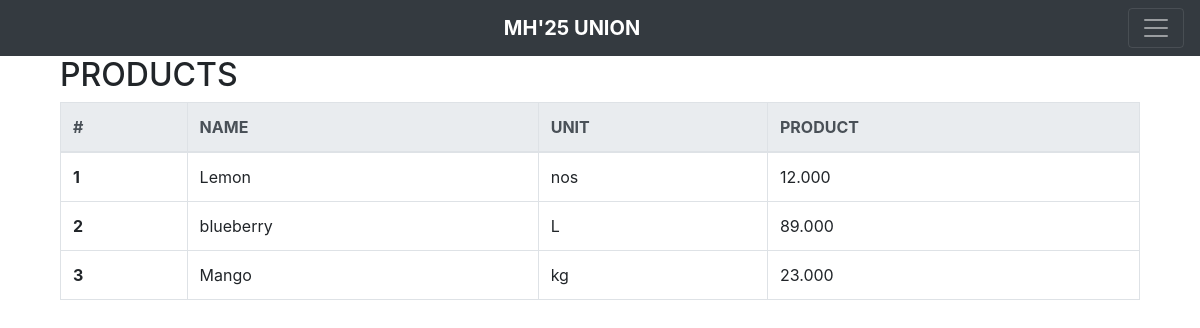
The app's page /, older data.
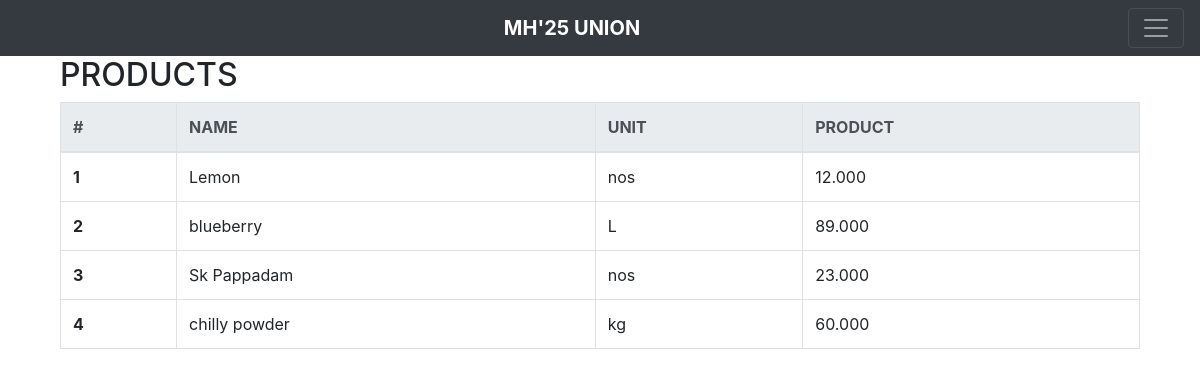
The same page, newer data.
### monthly_closing/models.py (models this page shows)
class Product(models.Model):
    LITRE = 'L'
    MILLILITER = 'mL'
    KILOGRAM = 'kg'
    GRAM = 'g'
    NOS = 'nos'
    UNIT_CHOICES = [
        (LITRE, 'Litre'),
        (MILLILITER, 'Milliliter'),
        (KILOGRAM, 'Kilogram'),
        (GRAM, 'Gram'),
        (NOS, 'Nos'),
    ]
    productNo = models.AutoField(primary_key=True)
    productName = models.CharField(max_length=255)
    productUnit = models.CharField(max_length=3, choices=UNIT_CHOICES)
    productPrice = models.DecimalField(max_digits=10, decimal_places=3)
    def __str__(self):
        return self.productName

### monthly_closing/views.py (the view)
# urls.py: 2. Add a URL to urlpatterns:  path('', views.home, name='home')
def home(request):
    products = Product.objects.all()
    print(products)
    return render(request, 'monthly_closing/home.html', {'products': products})

### monthly_closing/templates/monthly_closing/home.html
{% extends 'monthly_closing/layout.html' %}
{% block content %}
<div class="container">
    <form method="post" action=" ">
        <table class="table table-bordered">
            <h2>PRODUCTS</h2>
            <thead class="thead-light">
                <tr>
                    <th scope="col">#</th>
                    <th scope="col">NAME</th>
                    <th scope="col">UNIT</th>
                    <th scope="col">PRODUCT</th>
                </tr>
            </thead>
            <tbody>
                {% for product in products %}
                    <tr>
                        <th scope="row">{{ forloop.counter }}</th>
                        <td>{{ product.productName }}</td>
                        <td>{{ product.productUnit }}</td>
                        <td>{{ product.productPrice }}</td>
                    </tr>
                {% endfor %}
            </tbody>
        </table>
    </form>
</div>
{% endblock content %}

### monthly_closing/templates/monthly_closing/layout.html (shortened to what this page needs)
<!doctype html>
<html lang="en">
  <head>
    <link rel="stylesheet" href="https://cdn.jsdelivr.net/npm/bootstrap@4.4.1/dist/css/bootstrap.min.css">
  </head>
  <body>
    <div class="pos-f-t">
      <nav class="navbar navbar-dark bg-dark">
        <a class="navbar-brand font-weight-bold mx-auto" href="#">MH'25 UNION</a>
        <button class="navbar-toggler" type="button" data-toggle="collapse" data-target="#navbarNavDropdown" aria-controls="navbarNavDropdown" aria-expanded="false" aria-label="Toggle navigation">
          <span class="navbar-toggler-icon"></span>
        </button>
      </nav>
    </div>
  <div class="container">
    {% block content %}{% endblock content %}
  </div>
  </body>
</html>

Row changes from the older to the newer data that the page shows:
removed Product: productName "Mango", productUnit "kg", productPrice "23.000"
added Product: productName "Sk Pappadam", productUnit "nos", productPrice "23.000"
added Product: productName "chilly powder", productUnit "kg", productPrice "60.000"
